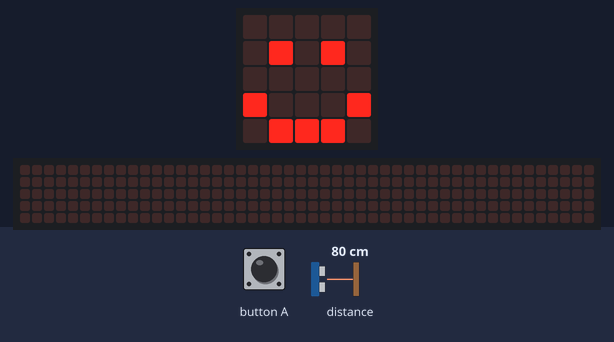
The program below on a simulated BBC micro:bit (MakeCode). On the bench: the board's 5×5 LED display, a strip that is not on the board, showing the scrolling text unrolled. The inputs (shaded band) are chosen by the test bench; at power-on: distance to the obstacle 80 cm. The 48×5 strip is a reading aid, not a part: it shows the text the display is scrolling, unrolled, one strip-width of it at a time.

Above: at 1.8 s.
1.9 s: button A pressed for 0.15 s
At 4.9 s:
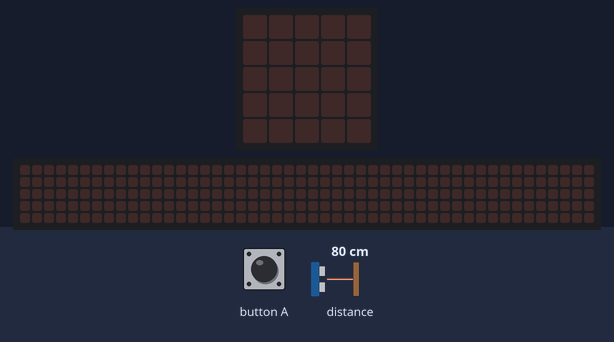
5.6 s: button A pressed for 1 s
At 8.18 s:
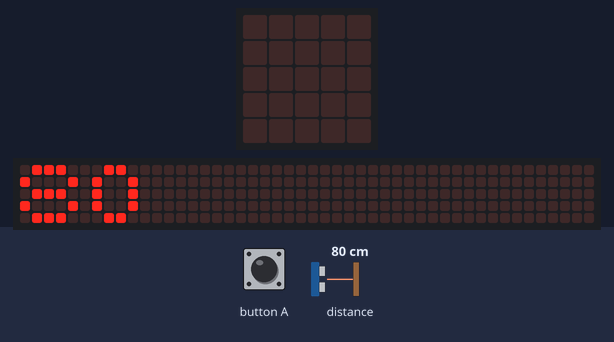
Timing chart, 0 to 9.7 s (numbered marks = the images above; inputs shaded):
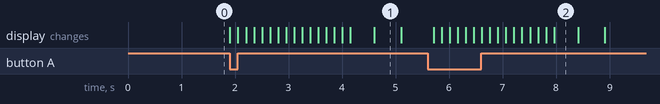

The program:

main.ts
```typescript
// (licence header left out)
// variable
let distanceToObject: number = 0

// setup
basic.showIcon(IconNames.Happy)

while (true) {
    if (input.buttonIsPressed(Button.A) === true) {
        // find distance from sonar
        basic.clearScreen()
        distanceToObject = sonar.ping(
            DigitalPin.P1,
            DigitalPin.P2,
            PingUnit.Centimeters
        )
        basic.showNumber(distanceToObject)
        basic.pause(500)
        basic.showIcon(IconNames.Happy)

        if (distanceToObject < 10) {
            robotbit.StpCarMove(-10, 48)
            basic.pause(500)
            robotbit.StepperTurn(robotbit.Steppers.M1, robotbit.Turns.T1B4)
            basic.pause(500)
            robotbit.StepperTurn(robotbit.Steppers.M2, robotbit.Turns.T1B4)
            basic.pause(500)
            robotbit.StpCarMove(10, 48)
        }
    }
}
```

Measured:
- after the input at 1.9 s, the display: first changes at once (image 1 shows a later state)
- after the input at 5.6 s, the display: changes after 0.11 s (image 2)
- what the display in image 1 shows lasts 0.5 s, from 4.6 s to 5.1 s
- what the display in image 2 shows lasts 0.4 s, from 8.0 s to 8.4 s
